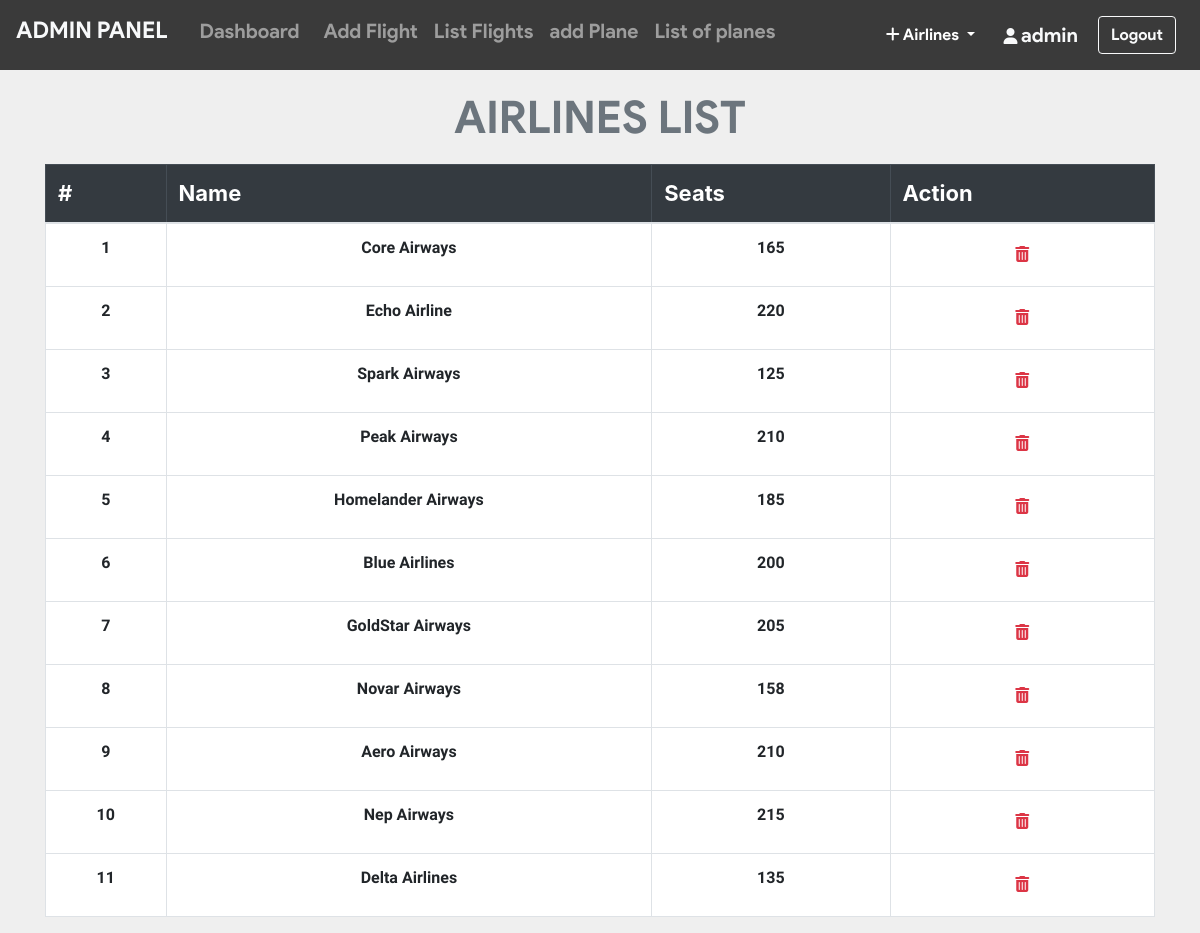
/admin/list_airlines.php (signed in), run on an earlier commit of the app's database.
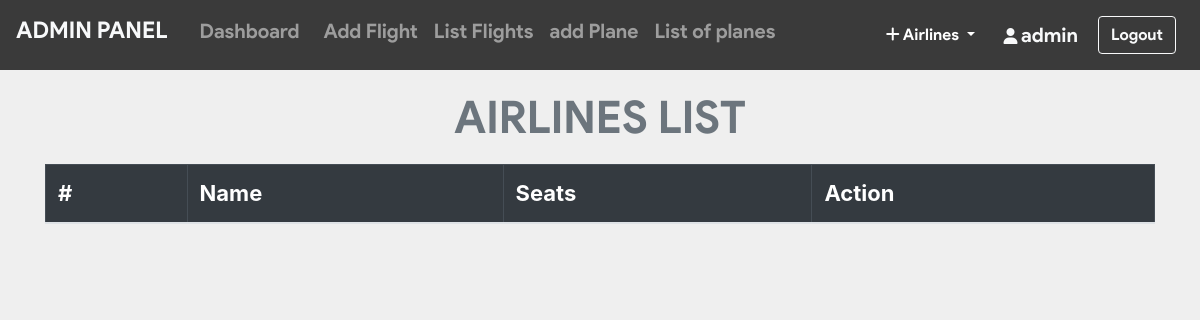
And on a later commit of the database.
### tables this page shows
CREATE TABLE `airline` (
  `airline_id` int(11) NOT NULL,
  `name` varchar(20) NOT NULL,
  `seats` int(11) NOT NULL
);

### admin/list_airlines.php (the view, shortened to what this page needs)
<?php include_once 'header.php'; ?>
<?php include_once 'footer.php';
require '../helpers/init_conn_db.php';?>
    <main>
        <?php if(isset($_SESSION['adminId'])) { ?>
          <div class="container-md mt-2">
            <h1 class="display-4 text-center text-secondary"
              >AIRLINES LIST</h1>
            <table class="table table-bordered">
              <thead class="table-dark">
                <tr>
                  <th scope="col">#</th>
                  <th scope="col">Name</th>
                  <th scope="col">Seats</th>
                  <th scope="col">Action</th>
                </tr>
              </thead>
              <tbody>
                <?php
                $cnt=1;
                $sql = 'SELECT * FROM airline ORDER BY airline_id ASC';
                $stmt = mysqli_stmt_init($conn);
                mysqli_stmt_prepare($stmt,$sql);
                mysqli_stmt_execute($stmt);
                $result = mysqli_stmt_get_result($stmt);
                while ($row = mysqli_fetch_assoc($result)) {
                  echo "
                  <tr class='text-center'>
                    <td scope='row'>".$cnt." </a> </td>
                    <td>".$row['name']."</td>
                    <td>".$row['seats']."</td>
                    <td>
                    <form action='list_airlines.php' method='post'>
                      <input name='airline_id' type='hidden' value=".$row['airline_id'].">
                      <button  class='btn' type='submit' name='del_airlines'>
                      <i class='text-danger fa fa-trash'></i></button>
                    </form>
                    </td>
                  </tr>
                  ";
               $cnt++; }
                ?>
              </tbody>
            </table>
          </div>
        <?php } ?>
    </main>

What changed in the data, as far as the page shows it:
removed airline: name "Core Airways", seats "165"
removed airline: name "Echo Airline", seats "220"
removed airline: name "Spark Airways", seats "125"
removed airline: name "Peak Airways", seats "210"
removed airline: name "Homelander Airways", seats "185"
removed airline: name "Blue Airlines", seats "200"
removed airline: name "GoldStar Airways", seats "205"
removed airline: name "Novar Airways", seats "158"
removed airline: name "Aero Airways", seats "210"
removed airline: name "Nep Airways", seats "215"
removed airline: name "Delta Airlines", seats "135"
